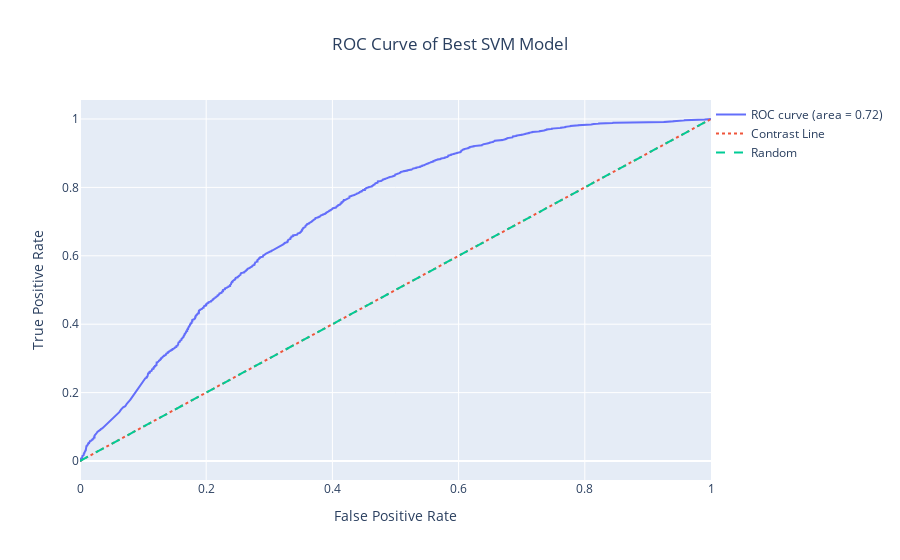

The notebook cell saved with this chart:
### Code cell
import plotly.graph_objects as go
from sklearn.metrics import roc_curve, auc

#test_data and best_svm_model are defined

# Convert string labels to numerical format
test_data['controversiality'] = test_data['controversiality'].astype(int)

# Function to plot ROC curve using Plotly
def plot_roc_curve_plotly(y_true, y_scores, subplot_title):
    fpr, tpr, _ = roc_curve(y_true, y_scores)
    roc_auc = auc(fpr, tpr)

    # Compute the contrast line (diagonal line)
    contrast_line_x = [0, 1]
    contrast_line_y = [0, 1]

    fig = go.Figure()
    fig.add_trace(go.Scatter(x=fpr, y=tpr, mode='lines', name=f'ROC curve (area = {roc_auc:.2f})'))
    fig.add_trace(go.Scatter(x=contrast_line_x, y=contrast_line_y, mode='lines', name='Contrast Line', line={'dash': 'dot'}))
    fig.add_trace(go.Scatter(x=[0, 1], y=[0, 1], mode='lines', name='Random', line={'dash': 'dash'}))
    
    fig.update_layout(
        title=f'Receiver Operating Characteristic (ROC) Curve - {subplot_title}',
        xaxis=dict(title='False Positive Rate'),
        yaxis=dict(title='True Positive Rate'),
        showlegend=True,
    )

    return fig

# Get the predicted scores for the positive class
y_scores_svm = best_svm_model.decision_function(test_data['clean_body'])

# Create ROC curve using Plotly
roc_fig = plot_roc_curve_plotly(test_data['controversiality'], y_scores_svm, 'SVM')

# Update layout for the figure
roc_fig.update_layout(
    title_text='ROC Curve of Best SVM Model',
    title_x=0.5,  # Center the title
    legend=dict(x=1, y=1),  # Adjust legend position for the ROC curve subplot
    xaxis_title='False Positive Rate',
    yaxis_title='True Positive Rate',
)

# Save the ROC curve plot as an HTML file
save_path = '/root/fall-2023-reddit-project-team-33/data/plots/ml/BestSVM_ROC.html'
roc_fig.write_html(save_path)

roc_fig.show()

### Figure 1 — Plotly figure (JSON) as saved in the notebook; plotly's stock layout.template omitted (floating-point values rounded to 4 significant figures; data arrays with more than 128 entries replaced by an {"elided": "..."} marker saying what was removed)
{"data": [{"mode": "lines", "name": "ROC curve (area = 0.72)", "type": "scatter", "x": {"elided": "2259 float values"}, "y": {"elided": "2259 float values"}}, {"line": {"dash": "dot"}, "mode": "lines", "name": "Contrast Line", "type": "scatter", "x": [0, 1], "y": [0, 1]}, {"line": {"dash": "dash"}, "mode": "lines", "name": "Random", "type": "scatter", "x": [0, 1], "y": [0, 1]}], "layout": {"autosize": true, "legend": {"x": 1, "y": 1}, "showlegend": true, "title": {"text": "ROC Curve of Best SVM Model", "x": 0.5}, "xaxis": {"autorange": true, "range": [0, 1], "title": {"text": "False Positive Rate"}, "type": "linear"}, "yaxis": {"autorange": true, "range": [-0.05556, 1.056], "title": {"text": "True Positive Rate"}, "type": "linear"}}}
